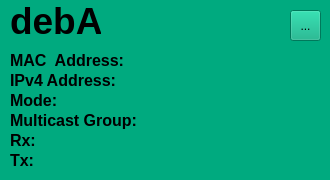
           <widget class="QWidget" name="wgt_debA" native="true">
            <property name="enabled">
             <bool>true</bool>
            </property>
            <property name="autoFillBackground">
             <bool>false</bool>
            </property>
            <property name="styleSheet">
             <string notr="true">background-color: rgb(0, 170, 127)</string>
            </property>
            <widget class="QLabel" name="lbl_hostname_debA">
             <property name="geometry">
              <rect>
               <x>10</x>
               <y>5</y>
               <width>91</width>
               <height>31</height>
              </rect>
             </property>
             <property name="font">
              <font>
               <pointsize>28</pointsize>
               <weight>75</weight>
               <bold>true</bold>
              </font>
             </property>
             <property name="focusPolicy">
              <enum>Qt::NoFocus</enum>
             </property>
             <property name="text">
              <string>debA</string>
             </property>
            </widget>
            <widget class="QToolButton" name="tBtn_editHost_debA">
             <property name="geometry">
              <rect>
               <x>290</x>
               <y>10</y>
               <width>31</width>
               <height>31</height>
              </rect>
             </property>
             <property name="text">
              <string>...</string>
             </property>
            </widget>
            <widget class="QLabel" name="lbl_mac_debA">
             <property name="geometry">
              <rect>
               <x>10</x>
               <y>50</y>
               <width>271</width>
               <height>21</height>
              </rect>
             </property>
             <property name="font">
              <font>
               <pointsize>12</pointsize>
               <weight>75</weight>
               <bold>true</bold>
              </font>
             </property>
             <property name="text">
              <string>MAC  Address:</string>
             </property>
            </widget>
            <widget class="QLabel" name="lbl_ip_debA">
             <property name="geometry">
              <rect>
               <x>10</x>
               <y>70</y>
               <width>271</width>
               <height>21</height>
              </rect>
             </property>
             <property name="font">
              <font>
               <pointsize>12</pointsize>
               <weight>75</weight>
               <bold>true</bold>
              </font>
             </property>
             <property name="text">
              <string>IPv4 Address:</string>
             </property>
            </widget>
            <widget class="QLabel" name="lbl_mlticast_debA">
             <property name="geometry">
              <rect>
               <x>10</x>
               <y>110</y>
               <width>271</width>
               <height>21</height>
              </rect>
             </property>
             <property name="font">
              <font>
               <pointsize>12</pointsize>
               <weight>75</weight>
               <bold>true</bold>
              </font>
             </property>
             <property name="text">
              <string>Multicast Group:</string>
             </property>
            </widget>
            <widget class="QLabel" name="lbl_rx_debA">
             <property name="geometry">
              <rect>
               <x>10</x>
               <y>130</y>
               <width>271</width>
               <height>21</height>
              </rect>
             </property>
             <property name="font">
              <font>
               <pointsize>12</pointsize>
               <weight>75</weight>
               <bold>true</bold>
              </font>
             </property>
             <property name="text">
              <string>Rx:</string>
             </property>
            </widget>
            <widget class="QLabel" name="lbl_tx_debA">
             <property name="geometry">
              <rect>
               <x>10</x>
               <y>150</y>
               <width>271</width>
               <height>21</height>
              </rect>
             </property>
             <property name="font">
              <font>
               <pointsize>12</pointsize>
               <weight>75</weight>
               <bold>true</bold>
              </font>
             </property>
             <property name="text">
              <string>Tx:</string>
             </property>
            </widget>
            <widget class="QLabel" name="lbl_mode_debA">
             <property name="geometry">
              <rect>
               <x>10</x>
               <y>90</y>
               <width>271</width>
               <height>21</height>
              </rect>
             </property>
             <property name="font">
              <font>
               <pointsize>12</pointsize>
               <weight>75</weight>
               <bold>true</bold>
              </font>
             </property>
             <property name="text">
              <string>Mode:</string>
             </property>
            </widget>
           </widget>
